Frame 1 (no input): blank canvas, image omitted
Frame 60 (the mouse pressed at the canvas centre just before this capture): blank canvas, image omitted
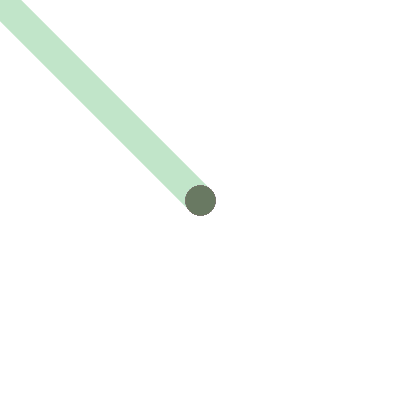
Frame 120 (the mouse held since frame 60 and released just before this capture)

The Processing sketch whose frames 1 and 60 were blank and that drew this single picture after the mouse press (run headless with seeded random() and noise(); from frame 60 on, the mouse is pressed at the canvas centre):

// Processing sketch: processing_50148
// ── processing_50148.pde

//homework 3
//copyright russell andrews rwandrew 2012

float a, b;
int value = 0;

void setup()
{
  size (400,400);
  smooth();
  background(255);
  a=200;
  b=200;
}

void draw()
{
  //background(255, 255, 255);
  //fill(random(255), random(255), random(255), 50);
  stroke(random(255), random(255), random(255), 150);
  strokeWeight(value);
  line(mouseX, mouseY, pmouseX, pmouseY);
}

void mousePressed()
{
  if(value == 0) {
    value = 30;
  } else {
    value = 0;
  }
}
